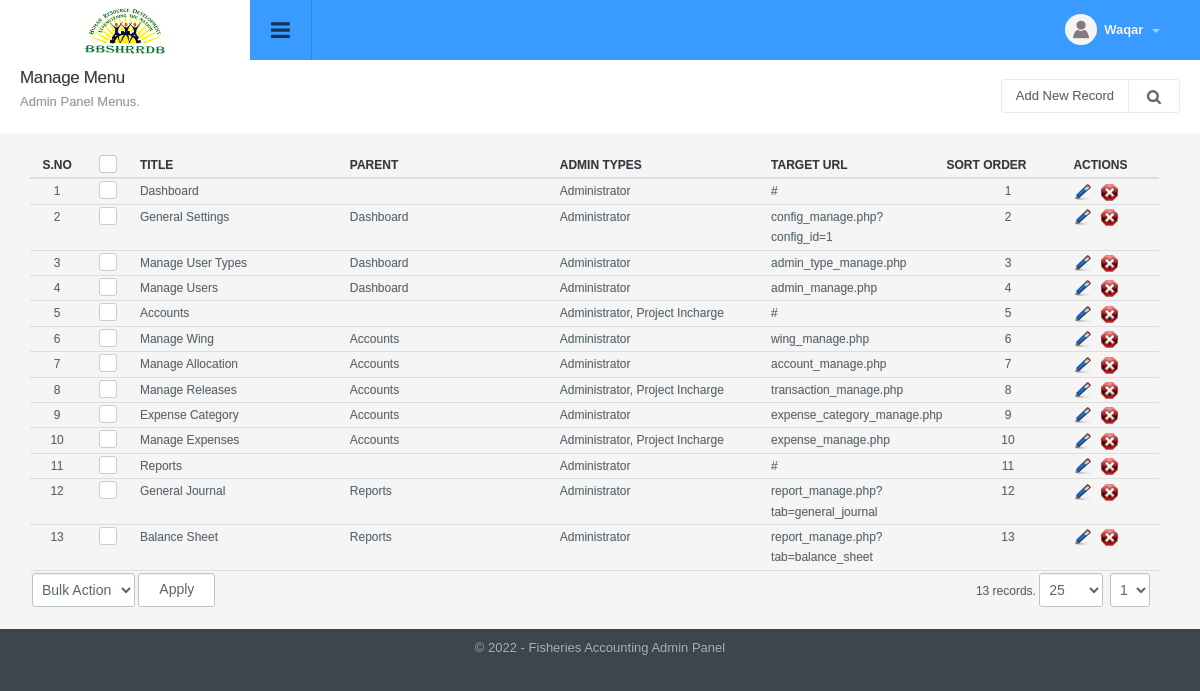
Page /menu_manage.php (signed in) on the committed database.
### tables this page shows
CREATE TABLE `config_variable` (
  `id` int NOT NULL,
  `config_type_id` int NOT NULL,
  `title` varchar(512) NOT NULL,
  `notes` varchar(512) NOT NULL,
  `type` varchar(200) NOT NULL,
  `default_values` text NOT NULL,
  `key` varchar(200) NOT NULL,
  `value` text NOT NULL,
  `sortorder` int NOT NULL
);

CREATE TABLE `menu` (
  `id` int NOT NULL,
  `title` varchar(100) NOT NULL,
  `url` varchar(100) NOT NULL,
  `parent_id` int NOT NULL,
  `depth` int NOT NULL,
  `sortorder` int DEFAULT NULL,
  `icon` varchar(200) DEFAULT NULL,
  `small_icon` varchar(200) DEFAULT NULL
);

### include/utility.php (called while the page is built, shortened)
<?php
function get_config($var){
	global $dblink;
	$sql="select value from config_variable where `key`='".slash($var)."'";
	$resConfig=doquery($sql,$dblink);
	if(numrows($resConfig)>0){
		while($rowConfig=dofetch($resConfig))
			return unslash($rowConfig["value"]);
	}
}
$site_title=get_config("site_title");
$file_upload_root="./uploads/";
function slash($str){
	if(!is_array($str))
		return utf8_encode(addslashes($str));
	else{
		for($i=0; $i<count($str); $i++)
			$str[$i]=slash($str[$i]);
		return $str;
	}
}
function unslash($str){
	return stripslashes(utf8_decode($str));
	}

### include/db.php (called while the page is built, shortened)
<?php
function doquery($qr,$lnk){
	@$res=mysqli_query($lnk,$qr) or die($qr." - ".mysqli_error($lnk));
	return $res;
}
function dofetch($rs){
	@$rec=mysqli_fetch_array($rs);
	return $rec;
}
function numrows($rs){
	return mysqli_num_rows($rs);
}

### modules/menu/list.php (the view, shortened to what this page needs)
<?php
$extra='';
?>
<div class="page-header">
	<h1 class="title">Manage Menu</h1>
  	<ol class="breadcrumb">
    	<li class="active">Admin Panel Menus.</li>
  	</ol>
  	<div class="right">
    	<div class="btn-group" role="group" aria-label="...">
        	<a href="menu_manage.php?tab=add" class="btn btn-light editproject">Add New Record</a>
            <a id="topstats" class="btn btn-light" href="#"><i class="fa fa-search"></i></a>
        </div>
  	</div>
</div>
<div class="panel-body table-responsive">
	<table class="table table-hover list">
    	<thead>
      		<tr>
        		<th width="5%" class="text-center">S.no</th>
        		<th class="text-center" width="5%"><div class="checkbox checkbox-primary">
            		<label for="select_all"></label></div></th>
               	<th width="20%">Title</th>
               	<th width="20%">Parent</th>
                <th width="20%">Admin Types</th>
                <th width="10%">Target URL</th>
                <th width="12%">Sort Order</th>
                <th width="8%" class="round_righttop">Actions</th>
      		</tr>
    	</thead>
    	<tbody>
			<?php
           	$sql="select a.*, b.title as parent from menu a left join menu b on a.parent_id=b.id where 1 $extra order by a.sortorder, depth asc";
            $rs=show_page($rows, $pageNum, $sql);
            if(numrows($rs)>0){
                $sn=1;
                while($r=dofetch($rs)){
					?>
                    <tr>
                        <td class="text-center"><?php echo $sn;?></td>
                        <td class="text-center"><div class="checkbox margin-t-0 checkbox-primary">
                            <label for="<?php echo "rec_".$sn?>"></label></div>
                        </td>
                        <td><?php echo unslash($r["title"]); ?></td>
              			<td><?php echo unslash($r["parent"]);?></td>
                        <td>
							<?php
							$admin_type = array();
							$rs2 =doquery("select title from menu_2_admin_type a inner join admin_type b on a.admin_type_id=b.id where menu_id='".$r["id"]."'", $dblink);
							if( numrows( $rs2 ) > 0 ) {
								while( $r2 = dofetch( $rs2 ) ) {
									$admin_type[] = $r2[ "title" ];
								}
							}
							echo implode( ", ", $admin_type );
							?>
                        </td>
               			<td><?php echo unslash($r["url"]); ?></td>
               			<td align="center"><?php echo $r["sortorder"];?></td>
                        <td>
                            <a href="menu_manage.php?tab=edit&id=<?php echo $r['id'];?>"><img title="Edit Record" alt="Edit" src="images/edit.png"></a>&nbsp;&nbsp;
                            <a onclick="return confirm('Are you sure you want to delete')" href="menu_manage.php?id=<?php echo $r['id'];?>&amp;tab=delete"><img title="Delete Record" alt="Delete" src="images/delete.png"></a>
                        </td>
                    </tr>
                    <?php
                    $sn++;
                }
                ?>
                <tr>
                    <td colspan="5" class="actions">
                        <select name="bulk_action" id="bulk_action" title="Choose Action">
                            <option value="null">Bulk Action</option>
                        </select>
                        <input type="button" name="apply" value="Apply" id="apply_bulk_action" class="btn btn-light" title="Apply Action"  />
                    </td>
                    <td colspan="3" class="paging" title="Paging" align="right"><?php echo pages_list($rows, "menus", $sql, $pageNum)?></td>
                </tr>
                <?php
            }
            else{
                ?>
                <tr>
                    <td colspan="8"  class="no-record">No Result Found</td>
                </tr>
                <?php
            }
            ?>
    	</tbody>
  	</table>
</div>

### include/header.php (shortened to what this page needs)
<!DOCTYPE html PUBLIC "-//W3C//DTD XHTML 1.0 Transitional//EN" "http://www.w3.org/TR/xhtml1/DTD/xhtml1-transitional.dtd">
<html xmlns="http://www.w3.org/1999/xhtml">
<head>
<link type="text/css" rel="stylesheet" href="css/font-awesome.min.css" />
<link type="text/css" rel="stylesheet" href="css/font-awesome.css" />
<link type="text/css" rel="stylesheet"  href="css/bootstrap.css" />
<link rel="stylesheet" href="css/bootstrap-datetimepicker.min.css" />
<link type="text/css" rel="stylesheet"  href="css/awesome-bootstrap-checkbox.css" />
<link href="css/general.css" type="text/css" rel="stylesheet" />
<link type="text/css" rel="stylesheet"  href="css/style.css" />
<link rel="stylesheet" href="//code.jquery.com/ui/1.12.1/themes/base/jquery-ui.css">
</head>
<body>
	<div id="wrapper" class="round_corners">
    	<div id="top" class="clearfix">
            <div class="applogo">
                <a href="index.php" class="logo"><?php $admin_logo=get_config("admin_logo"); ?><img src="<?php echo $file_upload_root;?>config/<?php echo $admin_logo?>" /></a>
            </div>
            <a class="sidebar-open-button" href="#"><i class="fa fa-bars"></i></a>
            <ul class="top-right">
            	<li class="dropdown link">
                	<a class="dropdown-toggle profilebox" data-toggle="dropdown" href="#">
                    	<img alt="img" src="images/profileimg-default.png">
                        <b><?php echo ucfirst((isset($_SESSION["logged_in_admin"]) && $_SESSION["logged_in_admin"]!="")?$_SESSION["logged_in_admin"]["name"]:"Guest");?></b>
                        <span class="caret"></span>
                    </a>
                </li>
           </ul>
        </div>
		<div class="content" style="margin-left:0">

### include/footer.php (shortened to what this page needs)
<div id="footer" class="bottom_round_corners">
	<div id="footer_content">
    	<address>&copy; <?php echo date("Y");?> - <?php echo $site_title; ?> Admin Panel</address>
    </div>
</div>
<link href="js/fancybox/jquery.fancybox.min.css" rel="stylesheet" type="text/css" />
<link href="js/chosen/chosen.css" rel="stylesheet" type="text/css" />
<link rel="stylesheet" type="text/css" href="css/angularjs-datetime-picker.css" />
</body>
</html>

### rows in the picture
config_variable: value (picture)
menu: title "Dashboard", admin_type "Administrator", url "#", sortorder "1"
menu: title "General Settings", menu.title "Dashboard", admin_type "Administrator", url "config_manage.php?config_id=1", sortorder "2"
menu: title "Manage User Types", menu.title "Dashboard", admin_type "Administrator", url "admin_type_manage.php", sortorder "3"
menu: title "Manage Users", menu.title "Dashboard", admin_type "Administrator", url "admin_manage.php", sortorder "4"
menu: title "Accounts", admin_type "Administrator, Project Incharge", url "#", sortorder "5"
menu: title "Manage Wing", menu.title "Accounts", admin_type "Administrator", url "wing_manage.php", sortorder "6"
menu: title "Manage Allocation", menu.title "Accounts", admin_type "Administrator", url "account_manage.php", sortorder "7"
menu: title "Manage Releases", menu.title "Accounts", admin_type "Administrator, Project Incharge", url "transaction_manage.php", sortorder "8"
menu: title "Expense Category", menu.title "Accounts", admin_type "Administrator", url "expense_category_manage.php", sortorder "9"
menu: title "Manage Expenses", menu.title "Accounts", admin_type "Administrator, Project Incharge", url "expense_manage.php", sortorder "10"
menu: title "Reports", admin_type "Administrator", url "#", sortorder "11"
menu: title "General Journal", menu.title "Reports", admin_type "Administrator", url "report_manage.php?tab=general_journal", sortorder "12"
menu: title "Balance Sheet", menu.title "Reports", admin_type "Administrator", url "report_manage.php?tab=balance_sheet", sortorder "13"
config_variable: value "Fisheries Accounting"

### other values in the picture
pages_list($rows, "menus", $sql, $pageNum) "13 records."
form field page "1"
